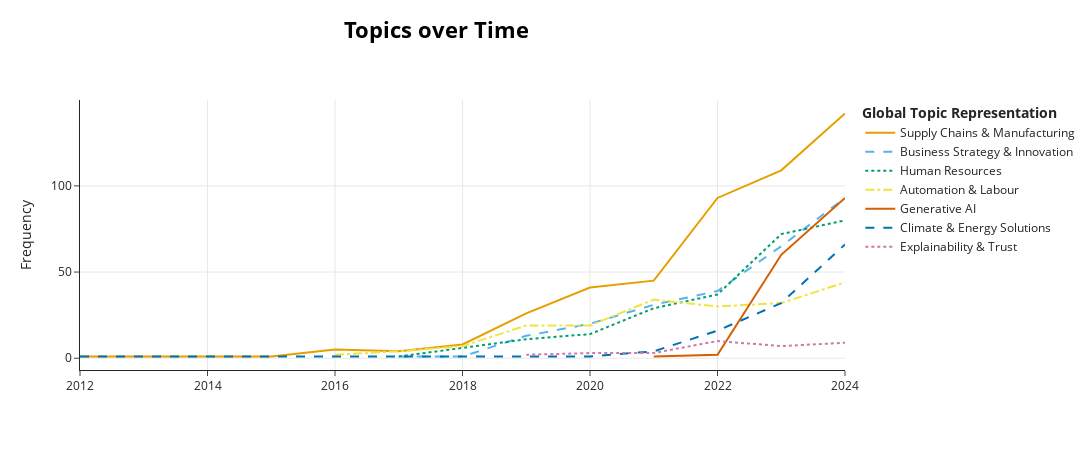

The cell this chart's notebook holds for it:
### Code cell
## TOPICS OVER TIME
import plotly.graph_objects as go
import matplotlib.pyplot as plt

# Prepare data
timestamps = data['Publication Year'].to_list()

# Create topics over time
topics_over_time = topic_model.topics_over_time(documents, timestamps)

# Visualise
fig = visualize_topics_over_time(
    topic_model=topic_model,
    topics_over_time=topics_over_time,
    topics= [0, 1, 2, 4, 5, 9 , 22],
    custom_labels=True
)

# Show the figure
fig.show()
fig.write_image("images/pub_topics_over_time.pdf")

### Figure 1 — Plotly figure (JSON) as saved in the notebook; plotly's stock layout.template omitted (floating-point values rounded to 4 significant figures)
{"data": [{"hoverinfo": "text", "hovertext": ["<b>Topic 0</b><br>Words: interoperating, interoperability, processes, automotive, sustainability", "<b>Topic 0</b><br>Words: capacity, telecommunications, avantel, planning, equipment", "<b>Topic 0</b><br>Words: vsm, chicken, meat, iran, ann", "<b>Topic 0</b><br>Words: bigdata, worklog, company, 523, hundreds", "<b>Topic 0</b><br>Words: supply, chain, neural, production, performance", "<b>Topic 0</b><br>Words: truck, vlar, das, combat, waiting", "<b>Topic 0</b><br>Words: production, logistics, completion, technology, data", "<b>Topic 0</b><br>Words: supply, 40, chain, industry, logistics", "<b>Topic 0</b><br>Words: supply, chain, manufacturing, industry, 40", "<b>Topic 0</b><br>Words: supply, chain, production, technologies, logistics", "<b>Topic 0</b><br>Words: supply, chain, manufacturing, industry, 40", "<b>Topic 0</b><br>Words: supply, chain, production, industry, manufacturing", "<b>Topic 0</b><br>Words: supply, chain, manufacturing, technologies, industry"], "line": {"dash": "solid", "width": 2}, "marker": {"color": "#E69F00"}, "mode": "lines", "name": "Supply Chains & Manufacturing", "type": "scatter", "x": [2012, 2013, 2014, 2015, 2016, 2017, 2018, 2019, 2020, 2021, 2022, 2023, 2024], "y": [1, 1, 1, 1, 5, 4, 8, 26, 41, 45, 93, 109, 142]}, {"hoverinfo": "text", "hovertext": ["<b>Topic 1</b><br>Words: managers, geographies, work, ai, organizations", "<b>Topic 1</b><br>Words: cellstrat, 20172037, bbc, gva, squiz", "<b>Topic 1</b><br>Words: innovation, ai, business, organizational, value", "<b>Topic 1</b><br>Words: ai, business, innovation, performance, adoption", "<b>Topic 1</b><br>Words: ai, innovation, business, value, framework", "<b>Topic 1</b><br>Words: ai, innovation, business, value, adoption", "<b>Topic 1</b><br>Words: ai, innovation, value, business, adoption", "<b>Topic 1</b><br>Words: ai, innovation, business, adoption, value"], "line": {"dash": "dash", "width": 2}, "marker": {"color": "#56B4E9"}, "mode": "lines", "name": "Business Strategy & Innovation", "type": "scatter", "x": [2017, 2018, 2019, 2020, 2021, 2022, 2023, 2024], "y": [1, 1, 13, 20, 31, 39, 65, 93]}, {"hoverinfo": "text", "hovertext": ["<b>Topic 2</b><br>Words: hr, analyzing, parsing, compliant, cvs", "<b>Topic 2</b><br>Words: management, hr, employees, talent, employee", "<b>Topic 2</b><br>Words: recruitment, hrm, talent, ai, hr", "<b>Topic 2</b><br>Words: hr, recruitment, management, mls, human", "<b>Topic 2</b><br>Words: hr, human, hrm, ai, resource", "<b>Topic 2</b><br>Words: hrm, hr, human, ai, management", "<b>Topic 2</b><br>Words: hr, ai, hrm, employee, human"], "line": {"dash": "dot", "width": 2}, "marker": {"color": "#009E73"}, "mode": "lines", "name": "Human Resources", "type": "scatter", "x": [2017, 2019, 2020, 2021, 2022, 2023, 2024], "y": [1, 11, 14, 29, 37, 72, 80]}, {"hoverinfo": "text", "hovertext": ["<b>Topic 4</b><br>Words: labor, wages, elasticity, aggregate, substitution", "<b>Topic 4</b><br>Words: jobs, employment, computerization, occupations, labor", "<b>Topic 4</b><br>Words: labor, 2018, automation, jobs, employment", "<b>Topic 4</b><br>Words: labor, employment, 2019, jobs, workers", "<b>Topic 4</b><br>Words: employment, labor, labour, jobs, automation", "<b>Topic 4</b><br>Words: labor, employment, automation, ai, occupations", "<b>Topic 4</b><br>Words: labor, employment, workers, labour, unemployment", "<b>Topic 4</b><br>Words: labor, employment, labour, workers, automation", "<b>Topic 4</b><br>Words: employment, labor, labour, automation, workers"], "line": {"dash": "dashdot", "width": 2}, "marker": {"color": "#F0E442"}, "mode": "lines", "name": "Automation & Labour", "type": "scatter", "x": [2016, 2017, 2018, 2019, 2020, 2021, 2022, 2023, 2024], "y": [2, 4, 7, 19, 19, 34, 30, 32, 44]}, {"hoverinfo": "text", "hovertext": ["<b>Topic 5</b><br>Words: censorship, wikipedia, regularly, chinese, uncensored", "<b>Topic 5</b><br>Words: coaching, vici, hes, goal, attainment", "<b>Topic 5</b><br>Words: chatgpt, generative, language, education, models", "<b>Topic 5</b><br>Words: chatgpt, generative, llms, education, language"], "line": {"dash": "solid", "width": 2}, "marker": {"color": "#D55E00"}, "mode": "lines", "name": "Generative AI", "type": "scatter", "x": [2021, 2022, 2023, 2024], "y": [1, 2, 60, 93]}, {"hoverinfo": "text", "hovertext": ["<b>Topic 9</b><br>Words: hydropower, warming, pricing, climate, ebhom", "<b>Topic 9</b><br>Words: imbalance, intraday, flexibility, aggregated, vpp", "<b>Topic 9</b><br>Words: cityrenaming, reform, growth, renaming, xiangyangs", "<b>Topic 9</b><br>Words: res, energy, quantile, renewable, investors", "<b>Topic 9</b><br>Words: energy, development, carbon, prices, renewable", "<b>Topic 9</b><br>Words: energy, carbon, industrial, intensity, renewable", "<b>Topic 9</b><br>Words: energy, development, green, economic, growth", "<b>Topic 9</b><br>Words: energy, carbon, green, development, renewable"], "line": {"dash": "dash", "width": 2}, "marker": {"color": "#0072B2"}, "mode": "lines", "name": "Climate & Energy Solutions", "type": "scatter", "x": [2012, 2017, 2019, 2020, 2021, 2022, 2023, 2024], "y": [1, 1, 1, 1, 4, 16, 32, 66]}, {"hoverinfo": "text", "hovertext": ["<b>Topic 22</b><br>Words: assessments, predictions, risk, human, machine", "<b>Topic 22</b><br>Words: decision, trust, human, ai, assistive", "<b>Topic 22</b><br>Words: explanation, explanations, gdpr, swedish, insurance", "<b>Topic 22</b><br>Words: decision, ai, explanations, aienabled, systems", "<b>Topic 22</b><br>Words: algorithmic, biases, trust, explanations, streetlevel", "<b>Topic 22</b><br>Words: trust, explanations, explainable, algorithmic, ai"], "line": {"dash": "dot", "width": 2}, "marker": {"color": "#CC79A7"}, "mode": "lines", "name": "Explainability & Trust", "type": "scatter", "x": [2019, 2020, 2021, 2022, 2023, 2024], "y": [2, 3, 3, 10, 7, 9]}], "layout": {"height": 450, "hoverlabel": {"bgcolor": "white", "font": {"family": "Rockwell", "size": 16}}, "legend": {"title": {"text": "<b>Global Topic Representation"}}, "title": {"font": {"color": "Black", "size": 22}, "text": "<b>Topics over Time</b>", "x": 0.4, "xanchor": "center", "y": 0.95, "yanchor": "top"}, "width": 1250, "xaxis": {"showgrid": true}, "yaxis": {"showgrid": true, "title": {"text": "Frequency"}}}}
